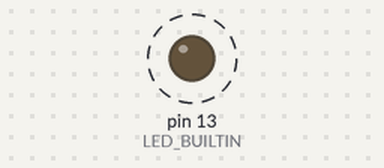
This sketch was run on a simulated Arduino Uno, built with avr-gcc and run on an emulated ATmega328P. On the bench: output pins drawn as LEDs (lit = HIGH). Dashed ring = blinking. What the sketch prints to the serial monitor is not drawn.

Above: at 0.2 s.
Timing chart, 0 to 3.0 s (numbered marks = the images above):
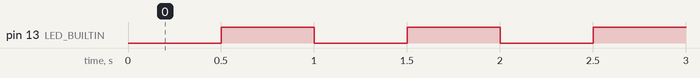

The sketch:

HelloWorld.ino
```cpp
// (licence header left out)
/*
  Hello World - SparkFun Thing Plus RA6M5

  The traditional first project: blink the on-board LED and say hello over
  the USB serial port. If you can see the blink and read the messages, your
  whole toolchain works and you're ready to build something interesting.

  Hardware:
  - SparkFun Thing Plus RA6M5 (Renesas RA6M5, Cortex-M33 @ 200 MHz)
  - The blue STAT LED is on pin 14, which the core also calls LED_BUILTIN.

  Notes:
  - On this board `Serial` is the native USB port, not a UART. The port only
    exists while the sketch is running, so the board disappears from /dev
    when you reset it and comes back a moment later.
  - If an upload fails, double-tap the RST button to force the bootloader
    (DFU mode). The STAT LED fades slowly in and out to show it's waiting.
*/

// How long the LED stays in each state, in milliseconds.
const unsigned long BLINK_INTERVAL = 500;

// Counts how many times we've blinked, so the serial output keeps changing.
unsigned long blinkCount = 0;

// Remembers when we last toggled the LED. `unsigned long` because millis()
// overflows back to zero after about 49 days, and unsigned subtraction keeps
// working correctly when it does.
unsigned long previousMillis = 0;

// Tracks the LED state ourselves rather than reading the pin back.
bool ledOn = false;

// Whether a serial monitor was attached last time we checked. Native USB
// only carries data while a program on the computer has the port open, so we
// watch for that to change.
bool wasConnected = false;

// Printed whenever a serial monitor attaches.
void greet() {
  Serial.println();
  Serial.println("Hello, world!");
  Serial.println("SparkFun Thing Plus RA6M5 is alive.");
  Serial.print("Blinking pin ");
  Serial.print(LED_BUILTIN);
  Serial.print(" every ");
  Serial.print(BLINK_INTERVAL);
  Serial.println(" ms.");
  Serial.println();
}

void setup() {
  pinMode(LED_BUILTIN, OUTPUT);
  Serial.begin(115200);
  // Deliberately no waiting here. The sketch should run the same whether
  // it's plugged into a computer or a battery, and loop() below greets the
  // monitor whenever it shows up.
}

void loop() {
  // Anything we print before the monitor opens the port is discarded, so
  // say hello on the transition from disconnected to connected. That way
  // you see the greeting no matter how long after boot you attach.
  bool isConnected = Serial;
  if (isConnected && !wasConnected) {
    greet();
  }
  wasConnected = isConnected;

  // Blink without delay(): compare the clock instead of blocking. This keeps
  // loop() free to do other work, which matters once we start generating
  // audio and can't afford to stall.
  unsigned long currentMillis = millis();

  if (currentMillis - previousMillis >= BLINK_INTERVAL) {
    previousMillis = currentMillis;

    ledOn = !ledOn;
    digitalWrite(LED_BUILTIN, ledOn ? HIGH : LOW);

    // Only count and report on the rising edge, so we print once per full
    // blink rather than twice.
    if (ledOn) {
      blinkCount++;
      Serial.print("blink ");
      Serial.println(blinkCount);
    }
  }
}
```

Measured:
- by itself, pin 13 (LED_BUILTIN): alternates HIGH for 0.50 s and LOW for 0.50 s
